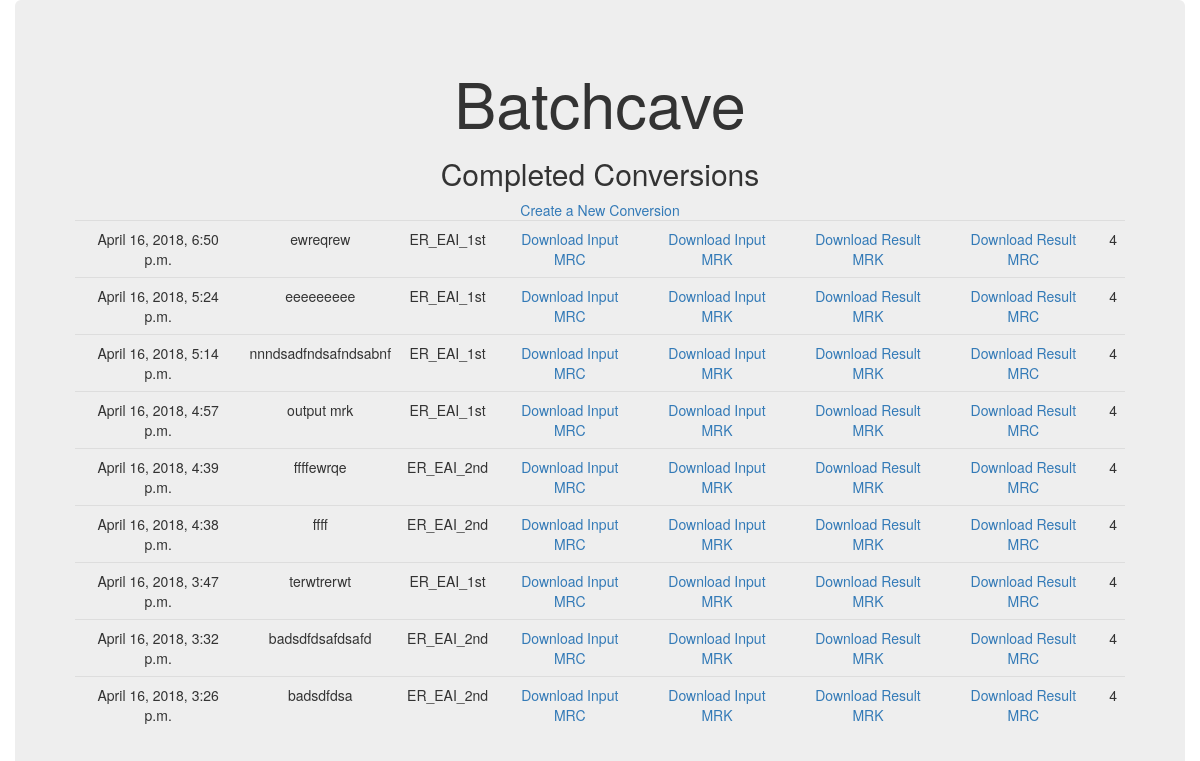
The app's page /conversions/, older data.
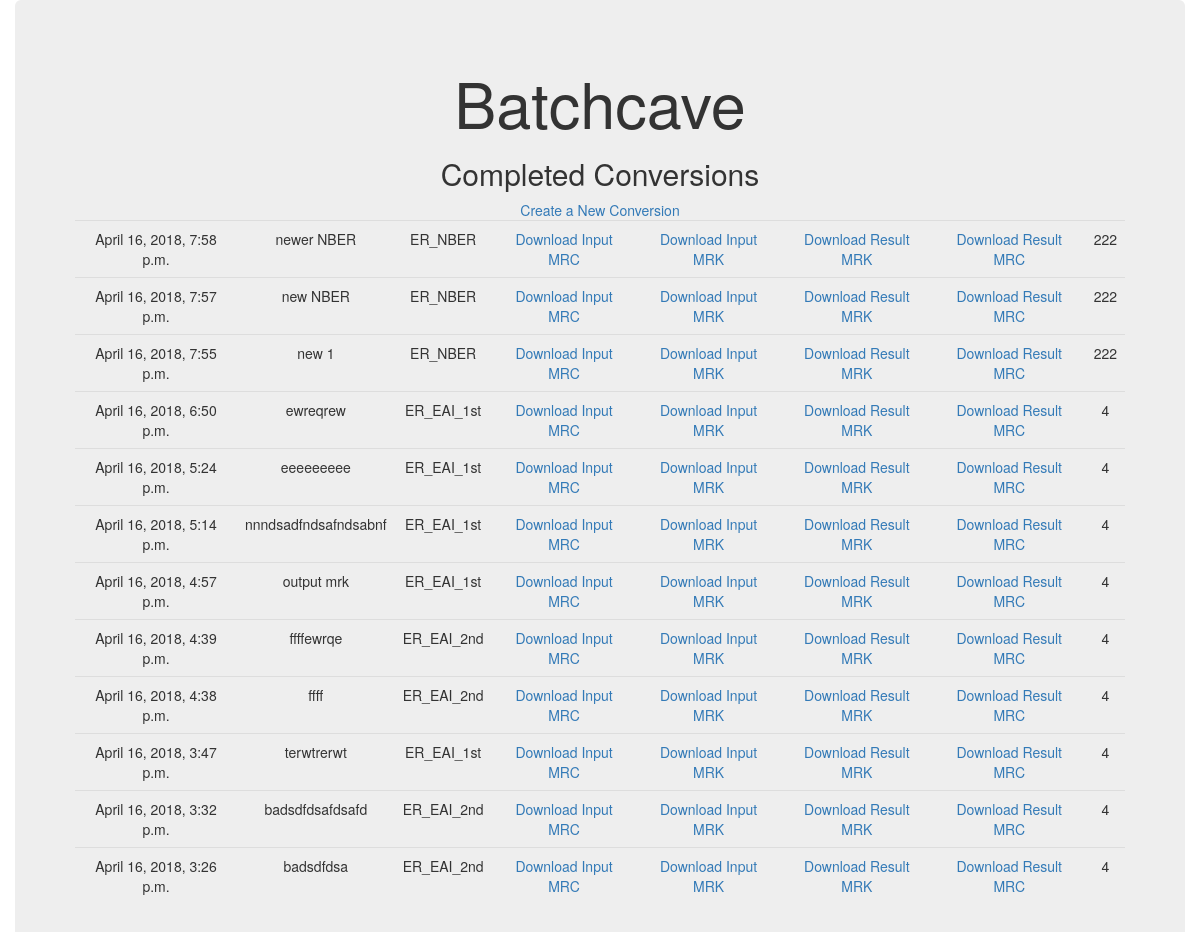
The same page, newer data.
### converter/models.py (models this page shows, shortened)
class ValidateOnSaveMixin(object):
    def save(self, force_insert=False, force_update=False, **kwargs):
        if not (force_insert or force_update):
            self.TimeExecuted = datetime.datetime.now(datetime.timezone.utc)
            self.full_clean()
        super(ValidateOnSaveMixin, self).save(force_insert, force_update,
**kwargs)

class Conversion(ValidateOnSaveMixin, models.Model):
    Name = models.TextField(default='')
    Type = models.IntegerField(choices=TYPE_CHOICES,default=0)
    TimeExecuted = models.DateTimeField(null=True)
    ConvName = models.TextField(default='None')
    upload_storage = FileSystemStorage(location=settings.MEDIA_ROOT,base_url='/data')
    Upload = models.FileField(upload_to='infiles/', storage=upload_storage,default=None)
    MrkIn = models.FileField(upload_to='infiles/', storage=upload_storage,default=None)
    download_storage = FileSystemStorage(location=settings.MEDIA_ROOT,base_url='/data')
    Output = models.FileField(upload_to='outfiles/', storage=download_storage,default=None)
    MrkOut = models.FileField(upload_to='outfiles/', storage=download_storage,default=None)
    RecordsIn = models.PositiveIntegerField(default=0)
    RecordsOut = models.PositiveIntegerField(default=0)
    class Meta:
        ordering = ['-TimeExecuted']

### converter/views.py (the view)
# urls.py: url(r'^conversions/$', views.index, name='index'),
def index(request):
    convs = Conversion.objects.all()
    return render(request, 'index.html', {'Conversions': convs})

### converter/templates/index.html
{% extends 'base.html' %}
{% block content %}
    <h2>Completed Conversions</h2>
        <div>
            <a href="/conversions/create/">Create a New Conversion</a>
        </div>
        <table id="id_list_table" class="table">
       {% for item in Conversions %}
            <tr><td>{{ item.TimeExecuted }}</td>
                <td>{{ item.Name }}</td>
                <td>{{ item.ConvName }}</td>
                <td><a href="/download_original/{{ item.pk }}">Download Input MRC</a></td>
                <td><a href="/download_original_mrk/{{ item.pk }}">Download Input MRK</a></td>
                <td><a href="/download_result_mrk/{{ item.pk }}">Download Result MRK</a></td>
                <td><a href="/download/{{ item.pk }}">Download Result MRC</a></td>
                <td>{{ item.RecordsIn }}</td>
            </tr>
        {% endfor %}
        </table>
{% endblock %}

### converter/templates/base.html (shortened to what this page needs)
<!DOCTYPE html>
<html lang="en">
  <head>
    <link href="/static/bootstrap/css/bootstrap.min.css" rel="stylesheet"></link>
    <link href="/static/base.css" rel="stylesheet"></link>
  </head>
  <body>
    <div class="container">
        <div class="row">
            <div class="col jumbotron">
                <div class="text-center">
                <h1>{% block header_text %}Batchcave{% endblock %}</h1>
                {% block content %}
                {% endblock %}
                </div>
            </div>
        </div>
    </div>
  </body>
</html>

Row changes from the older to the newer data that the page shows:
added Conversion: TimeExecuted "April 16, 2018, 7:58 p.m.", Name "newer NBER", ConvName "ER_NBER", RecordsIn "222"
added Conversion: TimeExecuted "April 16, 2018, 7:57 p.m.", Name "new NBER", ConvName "ER_NBER", RecordsIn "222"
added Conversion: TimeExecuted "April 16, 2018, 7:55 p.m.", Name "new 1", ConvName "ER_NBER", RecordsIn "222"
